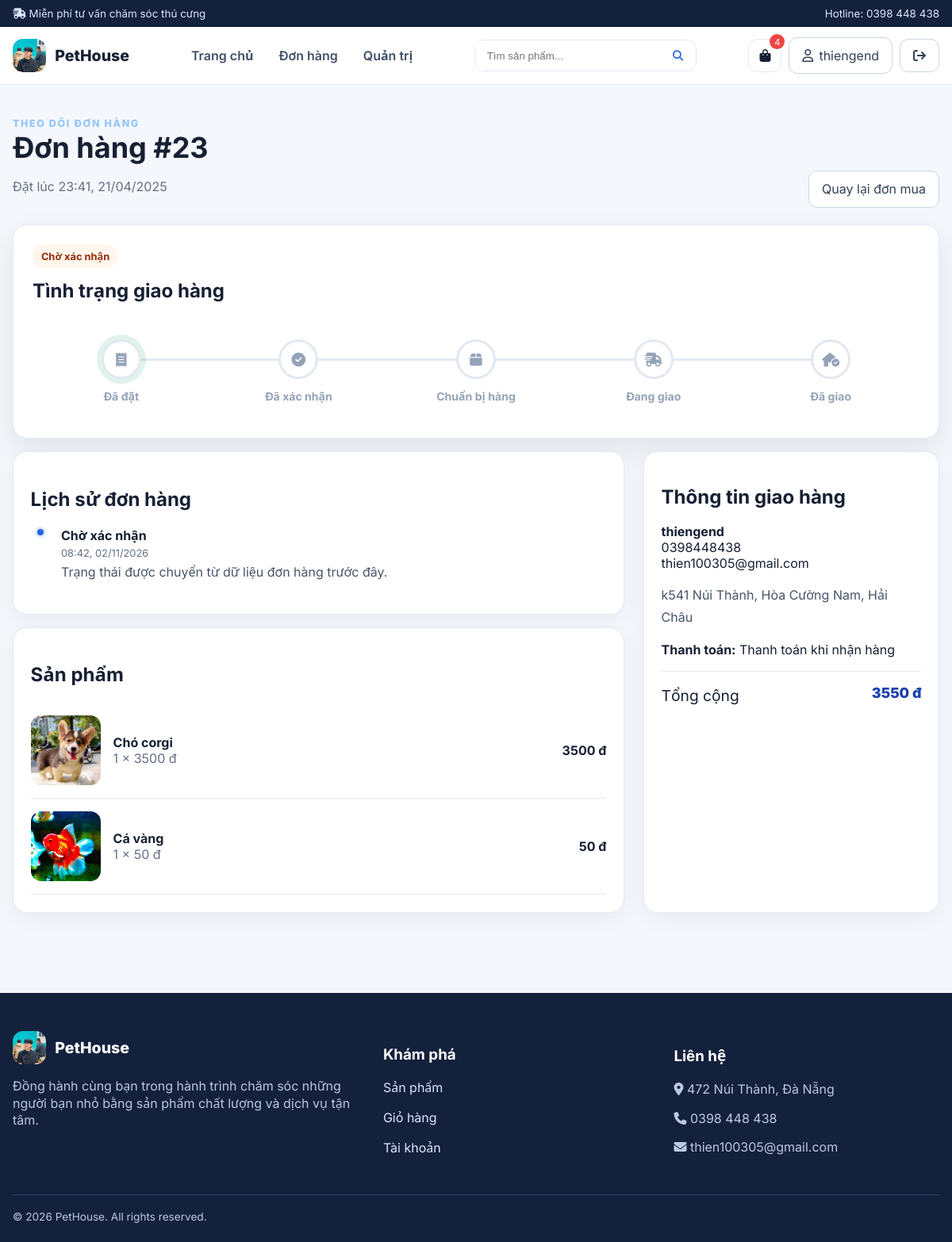
The page /order/23/ (signed in) on the database its author committed.
### accounts/models.py (models this page shows, shortened)
class Order(models.Model):
    PAYMENT_METHODS = (("cod", "Thanh toán khi nhận hàng"), ("bank", "Chuyển khoản ngân hàng"))
    STATUS_CHOICES = [
        ("pending", "Chờ xác nhận"),
        ("confirmed", "Đã xác nhận"),
        ("preparing", "Đang chuẩn bị hàng"),
        ("shipping", "Đang giao"),
        ("delivered", "Đã giao"),
        ("review", "Đã đánh giá"),
        ("cancelled", "Đã hủy"),
    ]
    STATUS_TRANSITIONS = {
        "pending": ("confirmed", "cancelled"),
        "confirmed": ("preparing", "cancelled"),
        "preparing": ("shipping", "cancelled"),
        "shipping": ("delivered",),
        "delivered": ("review",),
        "review": (),
        "cancelled": (),
    }
    user = models.ForeignKey(User, on_delete=models.PROTECT, related_name="orders")
    full_name = models.CharField(max_length=100)
    email = models.EmailField()
    phone = models.CharField(max_length=20)
    address = models.TextField()
    payment_method = models.CharField(max_length=10, choices=PAYMENT_METHODS)
    total_amount = models.DecimalField(max_digits=12, decimal_places=0, validators=[MinValueValidator(0)])
    status = models.CharField(max_length=20, choices=STATUS_CHOICES, default="pending")
    tracking_number = models.CharField(max_length=50, blank=True)
    estimated_delivery_date = models.DateField(null=True, blank=True)
    delivery_date = models.DateField(null=True, blank=True)
    delivery_time = models.TimeField(null=True, blank=True)
    is_auto_delivered = models.BooleanField(default=False)
    created_at = models.DateTimeField(auto_now_add=True)
    updated_at = models.DateTimeField(auto_now=True)
    class Meta:
        ordering = ["-created_at"]
    def refresh_delivery_status(self):
        if not (self.delivery_date and self.delivery_time) or self.is_auto_delivered:
            return False

class OrderStatusHistory(models.Model):
    order = models.ForeignKey(Order, on_delete=models.CASCADE, related_name="status_history")
    status = models.CharField(max_length=20, choices=Order.STATUS_CHOICES)
    note = models.CharField(max_length=255, blank=True)
    actor = models.ForeignKey(User, on_delete=models.SET_NULL, null=True, blank=True, related_name="order_status_updates")
    created_at = models.DateTimeField(auto_now_add=True)
    class Meta:
        ordering = ["-created_at", "-id"]

class OrderItem(models.Model):
    order = models.ForeignKey(Order, on_delete=models.CASCADE, related_name="items")
    product = models.ForeignKey(Product, on_delete=models.PROTECT)
    quantity = models.PositiveIntegerField(validators=[MinValueValidator(1)])
    price = models.DecimalField(max_digits=12, decimal_places=0, validators=[MinValueValidator(0)])
    created_at = models.DateTimeField(auto_now_add=True)
    updated_at = models.DateTimeField(auto_now=True)
    @property
    def total_price(self):
        return self.price * self.quantity

class Product(models.Model):
    name = models.CharField(max_length=200, verbose_name="Tên sản phẩm")
    description = models.TextField(verbose_name="Mô tả")
    price = models.DecimalField(max_digits=12, decimal_places=0, validators=[MinValueValidator(0)], verbose_name="Giá")
    image = models.ImageField(upload_to="products/", verbose_name="Hình ảnh")
    category = models.ForeignKey(Category, on_delete=models.PROTECT, related_name="products", verbose_name="Danh mục")
    created_at = models.DateTimeField(auto_now_add=True, verbose_name="Ngày tạo")
    updated_at = models.DateTimeField(auto_now=True, verbose_name="Ngày cập nhật")
    is_active = models.BooleanField(default=True, verbose_name="Đang bán")
    class Meta:
        verbose_name = "Sản phẩm"
        verbose_name_plural = "Sản phẩm"
        ordering = ["-created_at"]

### accounts/views.py (the view)
# urls.py: path("order/<int:order_id>/", views.order_detail, name="order_detail"),
@login_required
def order_detail(request, order_id):
    order = get_object_or_404(
        Order.objects.prefetch_related("items__product", "reviews", "status_history"),
        id=order_id, user=request.user,
    )
    order.refresh_delivery_status()
    return render(request, "order_detail.html", {"order": order, "order_items": order.items.all()})

### accounts/context_processors.py (called while the page is built)
def store_context(request):
    cart_count = 0
    if request.user.is_authenticated:
        cart_count = CartItem.objects.filter(cart__user=request.user).aggregate(total=Sum("quantity"))["total"] or 0
    return {"cart_count": cart_count}

### ecommerce/templates/order_detail.html (shortened to what this page needs)
{% extends 'base.html' %}
{% block content %}
<section class="section"><div class="container">
  <div class="section-heading">
    <div><span class="eyebrow">Theo dõi đơn hàng</span><h1>Đơn hàng #{{ order.id }}</h1><p>Đặt lúc {{ order.created_at|date:'H:i, d/m/Y' }}</p></div>
    <a class="btn btn-outline" href="{% url 'profile' %}">Quay lại đơn mua</a>
  </div>
  <div class="tracking-card">
    <div class="tracking-head"><div><span class="status status-{{ order.status }}">{{ order.get_status_display }}</span><h2>Tình trạng giao hàng</h2></div></div>
    {% if order.status == 'cancelled' %}<div class="cancelled-box"><i class="fa-solid fa-circle-xmark"></i> Đơn hàng đã bị hủy.</div>{% else %}
    <div class="order-steps">
      <div class="order-step {% if order.status != 'pending' %}done{% else %}active{% endif %}"><span><i class="fa-solid fa-receipt"></i></span><strong>Đã đặt</strong></div>
      <div class="order-step "><span><i class="fa-solid fa-circle-check"></i></span><strong>Đã xác nhận</strong></div>
      <div class="order-step "><span><i class="fa-solid fa-box"></i></span><strong>Chuẩn bị hàng</strong></div>
      <div class="order-step {% if order.status == 'shipping' %}active{% elif order.status == 'delivered' or order.status == 'review' %}done{% endif %}"><span><i class="fa-solid fa-truck-fast"></i></span><strong>Đang giao</strong></div>
      <div class="order-step {% if order.status == 'delivered' or order.status == 'review' %}done active{% endif %}"><span><i class="fa-solid fa-house-circle-check"></i></span><strong>Đã giao</strong></div>
    </div>{% endif %}
  </div>
  <div class="two-col mt-2"><div>
    <div class="panel"><h2>Lịch sử đơn hàng</h2><div class="status-timeline">{% for event in order.status_history.all %}<div class="timeline-event"><span class="timeline-dot"></span><div><strong>{{ event.get_status_display }}</strong><time>{{ event.created_at|date:'H:i, d/m/Y' }}</time>{% if event.note %}<p>{{ event.note }}</p>{% endif %}</div></div>{% empty %}<p class="muted">Chưa có lịch sử cập nhật.</p>{% endfor %}</div></div>
    <div class="panel mt-2"><h2>Sản phẩm</h2>{% for item in order_items %}<div class="cart-item order-product"><img class="cart-thumb" src="{{ item.product.image.url }}" alt="{{ item.product.name }}"><div><strong>{{ item.product.name }}</strong><div class="muted">{{ item.quantity }} × {{ item.price|floatformat:0 }} đ</div></div><strong class="item-price">{{ item.total_price|floatformat:0 }} đ</strong></div>{% endfor %}</div>
  </div><aside class="panel summary"><h2>Thông tin giao hàng</h2><p><strong>{{ order.full_name }}</strong><br>{{ order.phone }}<br>{{ order.email }}</p><p class="prose">{{ order.address }}</p><p><strong>Thanh toán:</strong> {{ order.get_payment_method_display }}</p><div class="summary-line summary-total"><span>Tổng cộng</span><strong class="price">{{ order.total_amount|floatformat:0 }} đ</strong></div></aside></div>
</div></section>
{% endblock %}

### ecommerce/templates/base.html (shortened to what this page needs)
{% load static %}
<!doctype html>
<html lang="vi">
<head>
  <link rel="stylesheet" href="https://cdnjs.cloudflare.com/ajax/libs/font-awesome/6.5.2/css/all.min.css">
  <link rel="stylesheet" href="{% static 'css/store.css' %}">
</head>
<body>
  <div class="topbar"><div class="container topbar-inner"><span><i class="fa-solid fa-truck-fast"></i> Miễn phí tư vấn chăm sóc thú cưng</span><span>Hotline: 0398 448 438</span></div></div>
  <header class="site-nav">
    <div class="container nav-inner">
      <a class="brand" href="{% url 'home' %}"><img class="brand-mark" src="{% static 'images/pic.jpg' %}" alt="PetHouse"><span>PetHouse</span></a>
      <nav class="nav-links" aria-label="Điều hướng chính">
        <a class="nav-link" href="{% url 'home' %}">Trang chủ</a>
        {% if user.is_authenticated %}<a class="nav-link" href="{% url 'profile' %}">Đơn hàng</a>{% endif %}
        {% if user.is_staff %}<a class="nav-link" href="{% url 'admin_dashboard' %}">Quản trị</a>{% endif %}
      </nav>
      <form class="search-form" action="{% url 'search' %}" method="get" role="search">
        <input name="q" value="{{ request.GET.q }}" placeholder="Tìm sản phẩm..." aria-label="Tìm sản phẩm">
        <button aria-label="Tìm kiếm"><i class="fa-solid fa-magnifying-glass"></i></button>
      </form>
      <div class="nav-actions">
        {% if user.is_authenticated %}
          <a class="btn icon-btn" href="{% url 'cart' %}" aria-label="Giỏ hàng"><i class="fa-solid fa-bag-shopping"></i><span class="cart-badge">{{ cart_count|default:0 }}</span></a>
          <a class="btn btn-outline account-link" href="{% url 'profile' %}"><i class="fa-regular fa-user"></i> {{ user.username }}</a>
          <form action="{% url 'logout' %}" method="post">{% csrf_token %}<button class="btn btn-outline" aria-label="Đăng xuất"><i class="fa-solid fa-arrow-right-from-bracket"></i></button></form>
        {% else %}
          <a class="btn btn-outline" href="{% url 'login' %}">Đăng nhập</a><a class="btn btn-primary account-link" href="{% url 'register' %}">Đăng ký</a>
        {% endif %}
      </div>
    </div>
  </header>
  <main class="site-main">
    {% block content %}{% endblock %}
  </main>
  <footer class="footer"><div class="container"><div class="footer-grid"><div><a class="brand" href="{% url 'home' %}" style="color:white"><img class="brand-mark" src="{% static 'images/pic.jpg' %}" alt="">PetHouse</a><p>Đồng hành cùng bạn trong hành trình chăm sóc những người bạn nhỏ bằng sản phẩm chất lượng và dịch vụ tận tâm.</p></div><div><h3>Khám phá</h3><p><a href="{% url 'home' %}">Sản phẩm</a></p><p><a href="{% url 'cart' %}">Giỏ hàng</a></p><p><a href="{% url 'profile' %}">Tài khoản</a></p></div><div><h3>Liên hệ</h3><p><i class="fa-solid fa-location-dot"></i> 472 Núi Thành, Đà Nẵng</p><p><i class="fa-solid fa-phone"></i> 0398 448 438</p><p><i class="fa-solid fa-envelope"></i> thien100305@gmail.com</p></div></div><div class="footer-bottom">© {% now "Y" %} PetHouse. All rights reserved.</div></div></footer>
</body>
</html>

### rows shown on the page
Order: id "23", created_at "23:41, 21/04/2025", status "Chờ xác nhận", full_name "thiengend", phone "0398448438", email "thien100305@gmail.com", address "k541 Núi Thành, Hòa Cường Nam, Hải Châu", payment_method "Thanh toán khi nhận hàng", total_amount "3550"
OrderStatusHistory: status "Chờ xác nhận", created_at "08:42, 02/11/2026", note "Trạng thái được chuyển từ dữ liệu đơn hàng trước đây."
OrderItem: product.image (picture), product.name "Chó corgi", quantity "1", price "3500", total_price "3500"
OrderItem: product.image (picture), product.name "Cá vàng", quantity "1", price "50", total_price "50"

### other values the page prints
{{ cart_count|default:0 }} "4"
{{ user.username }} "thiengend"
